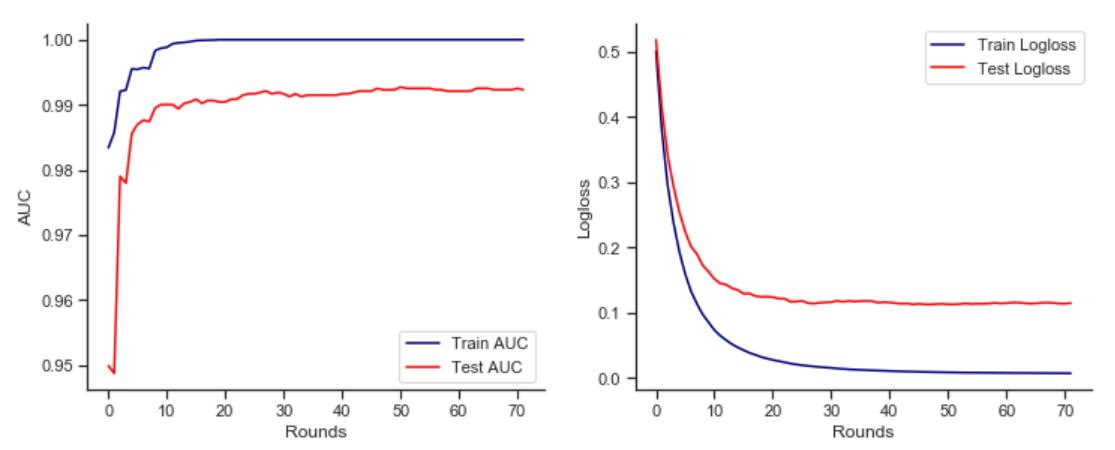

Generate this figure with Python:
# Author：马肖
# E-mail：maxiaoscut@aliyun.com
# Github：https://github.com/Albertsr

import numpy as np
import pandas as pd
import seaborn as sns
from matplotlib import pyplot as plt
from xgboost import XGBClassifier  
from sklearn.datasets import load_breast_cancer 
from sklearn.model_selection import train_test_split  
from sklearn.metrics import accuracy_score  

'''API 说明
https://xgboost.readthedocs.io/en/latest/python/python_api.html#xgboost.XGBClassifier.fit

#### API：fit(X, y, sample_weight=None, eval_set=None, eval_metric=None, early_stopping_rounds=None, verbose=True, xgb_model=None, sample_weight_eval_set=None, callbacks=None)


- **参数eval_set：** 设置验证集
  - 一个[(X, y)]形式的列表，数据集(X, y)作为验证集;
  - eval_set包含n个数据对时，以最后一个数据对validation_n的性能作为验证标准

- **参数eval_metric：**设置验证指标
  - 模型的评判指标，常见的有"rmse"、"mae"、"logloss"、"error"、"merror"、"mlogloss"、"auc"等
  - 详情见https://github.com/dmlc/xgboost/blob/master/doc/parameter.rst
  - 当设置多个m评判标准时，例如eval_metric=["auc","logloss"]，则以后一个"logloss"为准

- **参数early_stopping_rounds**
  - 若early_stopping_rounds=n,意味着模型性能指标在n轮迭代之内没有改善时,将会early_stop
  - early_stop发生后，模型会生成3个额外的属性：best_score、best_iteration、best_ntree_limit，
  - best_ntree_limit总是等于best_iteration + 1

- **参数verbose：**布尔型参数，决定是否返回模型在验证集上的性能表现
'''

X, y = load_breast_cancer(return_X_y=True)  
X_train, X_test, y_train, y_test = train_test_split(X, y, test_size=0.25, random_state=2018) 
model = XGBClassifier(n_estimators=350, learning_rate=0.25, reg_lambda=1.05, random_state=2018)
eval_set = [(X_train, y_train), (X_test, y_test)]  
eval_metric = ["auc", "logloss"]
model.fit(X_train, y_train, eval_set=eval_set, eval_metric=eval_metric, early_stopping_rounds=25, verbose=False)  
model_best_trees = XGBClassifier(n_estimators=model.best_ntree_limit, random_state=2018)
description = "Best_iteration: {:} \nBest_trees: {:} \nBest_score: {:.3f}" 
print(description.format(model.best_iteration, model.best_ntree_limit, model.best_score))

y_pred = model.predict(X_test)  
accuracy = accuracy_score(y_test, y_pred)  
print("Accuracy_original: {:.3f}".format(accuracy)) 

model_best_trees.fit(X_train, y_train)
y_pred_revised = model_best_trees.predict(X_test)  
accuracy = accuracy_score(y_test, y_pred_revised)  
print("Accuracy_revised: {:.3f}".format(accuracy)) 

# model.evals_result()以字典形式存储了模型训练过程中所有验证集上对应的各个性能指标的数值
evals_result = model.evals_result() 
assert isinstance(evals_result, dict), 'evals_result为字典格式'

# 单个性能指标的数值以列表形式存储，且列表长度等于验证次数，可以设置verbose=True来验证
valid1_logloss = evals_result['validation_1']['logloss']
assert isinstance(valid1_logloss, list), 'valid1_logloss为列表格式'
print('验证次数：{:}'.format(len(valid1_logloss)))

train_auc = evals_result['validation_0']['auc']
train_logloss = evals_result['validation_0']['logloss']

test_auc = evals_result['validation_1']['auc']
test_logloss = evals_result['validation_1']['logloss']

evals_dict = {'Train_auc':train_auc, 'Test_auc':test_auc, 'Train_Logloss':train_logloss, 'Test_Logloss':test_logloss}
metrics_result = pd.DataFrame(evals_dict)
print(metrics_result.head())


# 将模型在[(X_train, y_train), (X_test, y_test)]上的性能表现随着迭代轮数的趋势可视化
sns.set(font_scale=1.0, style='ticks', palette='summer') 
f, axes = plt.subplots(1, 2, figsize=(12, 4.5))

x = metrics_result.index
[y1, y2, y3, y4] = [metrics_result[i] for i in metrics_result.columns]

sns.lineplot(x, y1, ax=axes[0], color='navy', linestyle='--', label='Train AUC') 
sns.lineplot(x, y2, ax=axes[0], color="r", label='Test AUC')
sns.lineplot(x, y3, ax=axes[1], color='navy', label='Train Logloss')
sns.lineplot(x, y4, ax=axes[1], color="r", label='Test Logloss')

# 构建start=0, stop=tick_end, step=10的等差数列，作为x轴的坐标
tick_end = metrics_result.shape[0]
ticks = np.arange(0, tick_end, 10)

# 设置图像的轴标签
for i in [0, 1]: 
    if i == 0:
        axes[i].set_ylabel('AUC',fontsize=12)
        axes[i].set_xlabel('Rounds', fontsize=12)
    else:
        axes[i].set_ylabel('Logloss', fontsize=12)
        axes[i].set_xlabel('Rounds', fontsize=12)
    
    axes[i].set_xticks(ticks)
    sns.despine()
plt.show()
